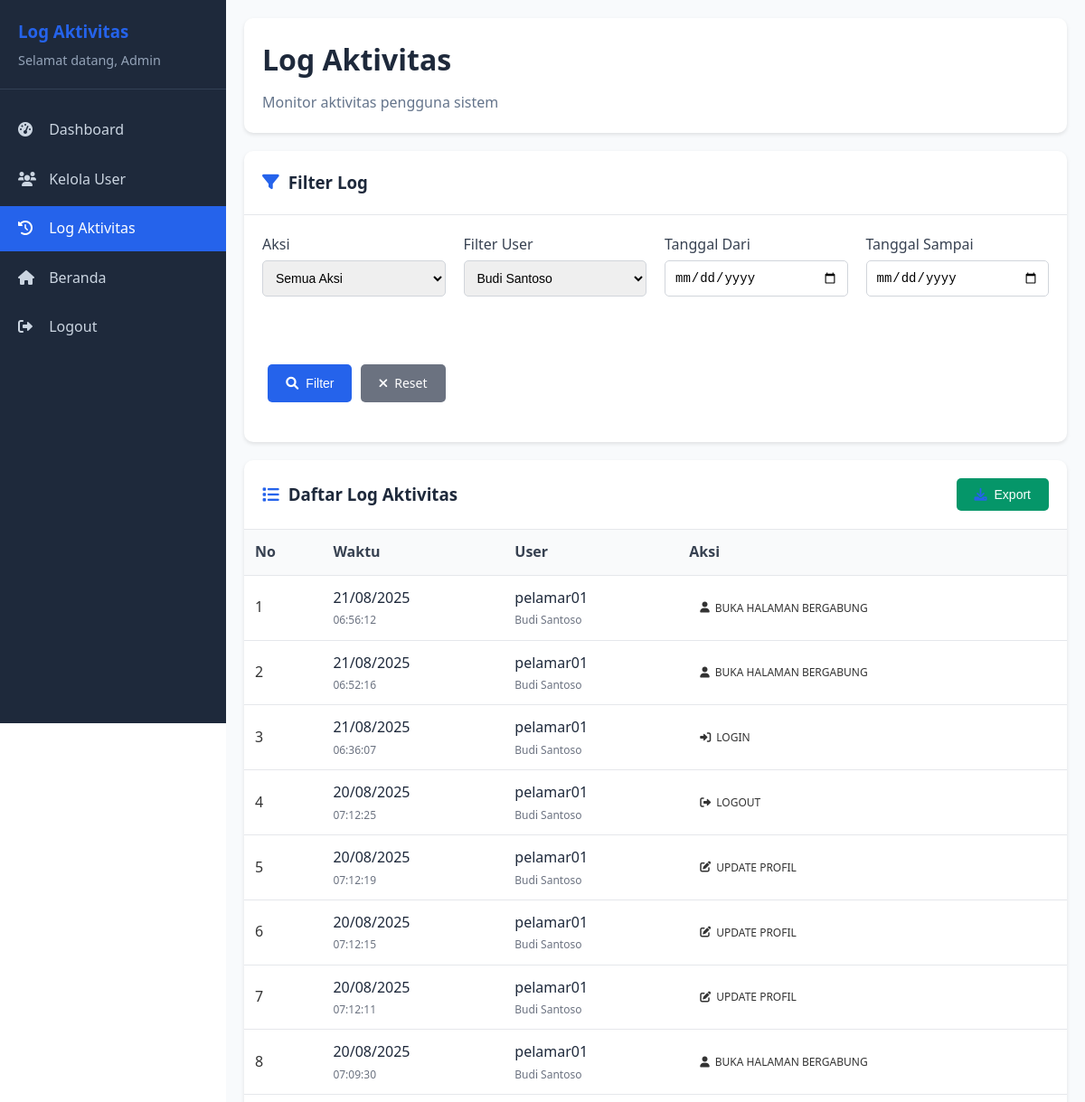
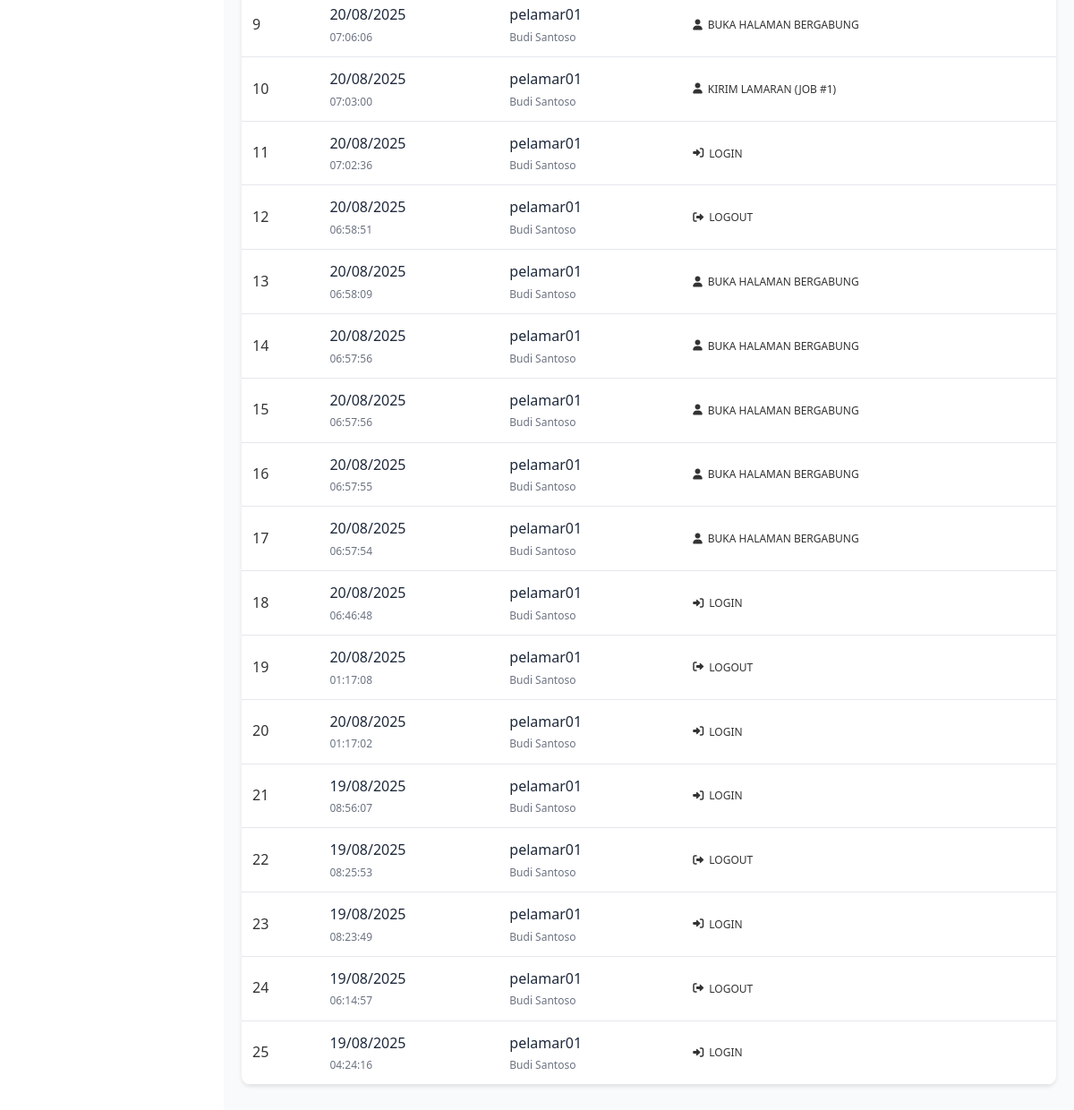
Page /admin/logs.php?user_id=2 (signed in) on the earlier database version (2 pictures, top to bottom).
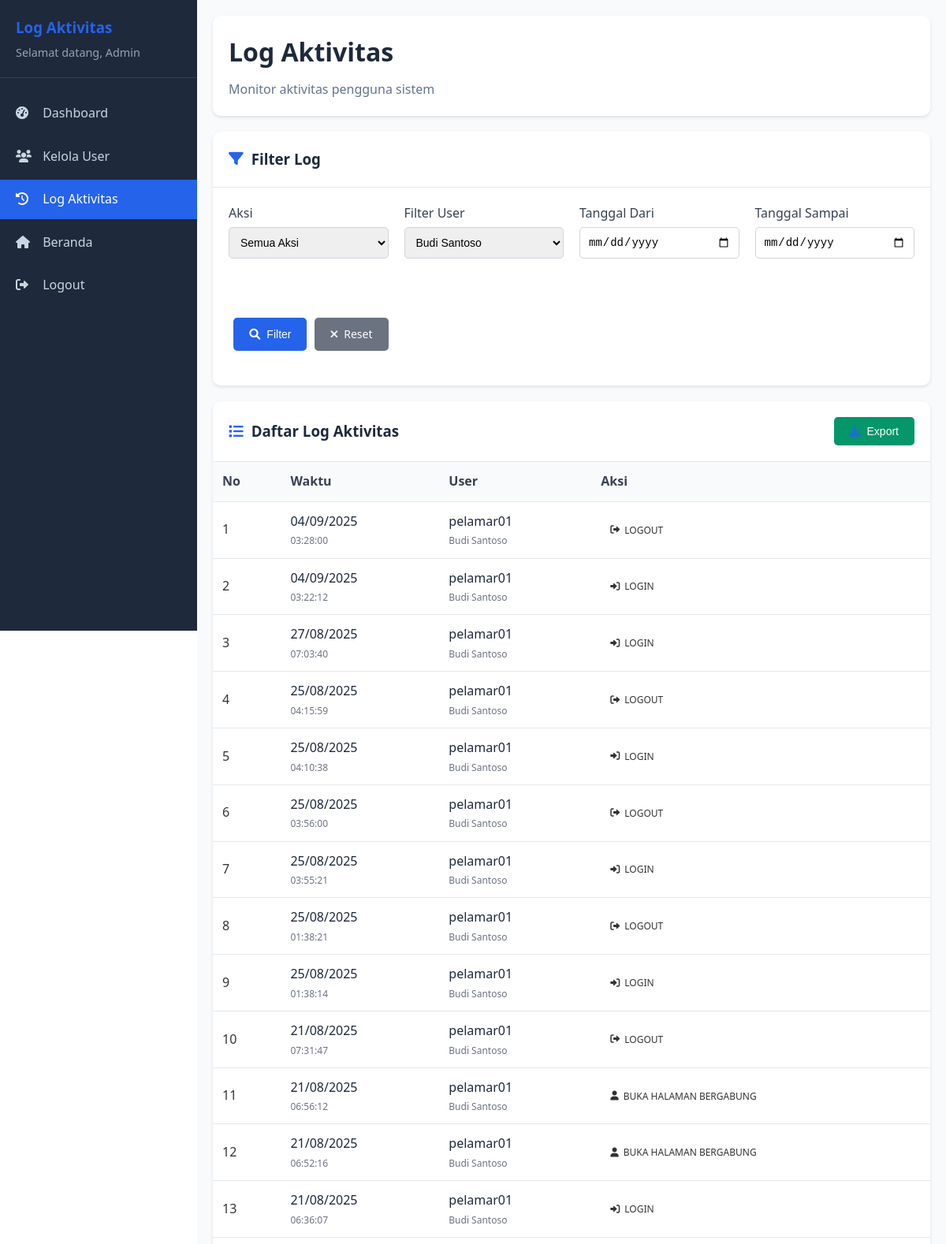
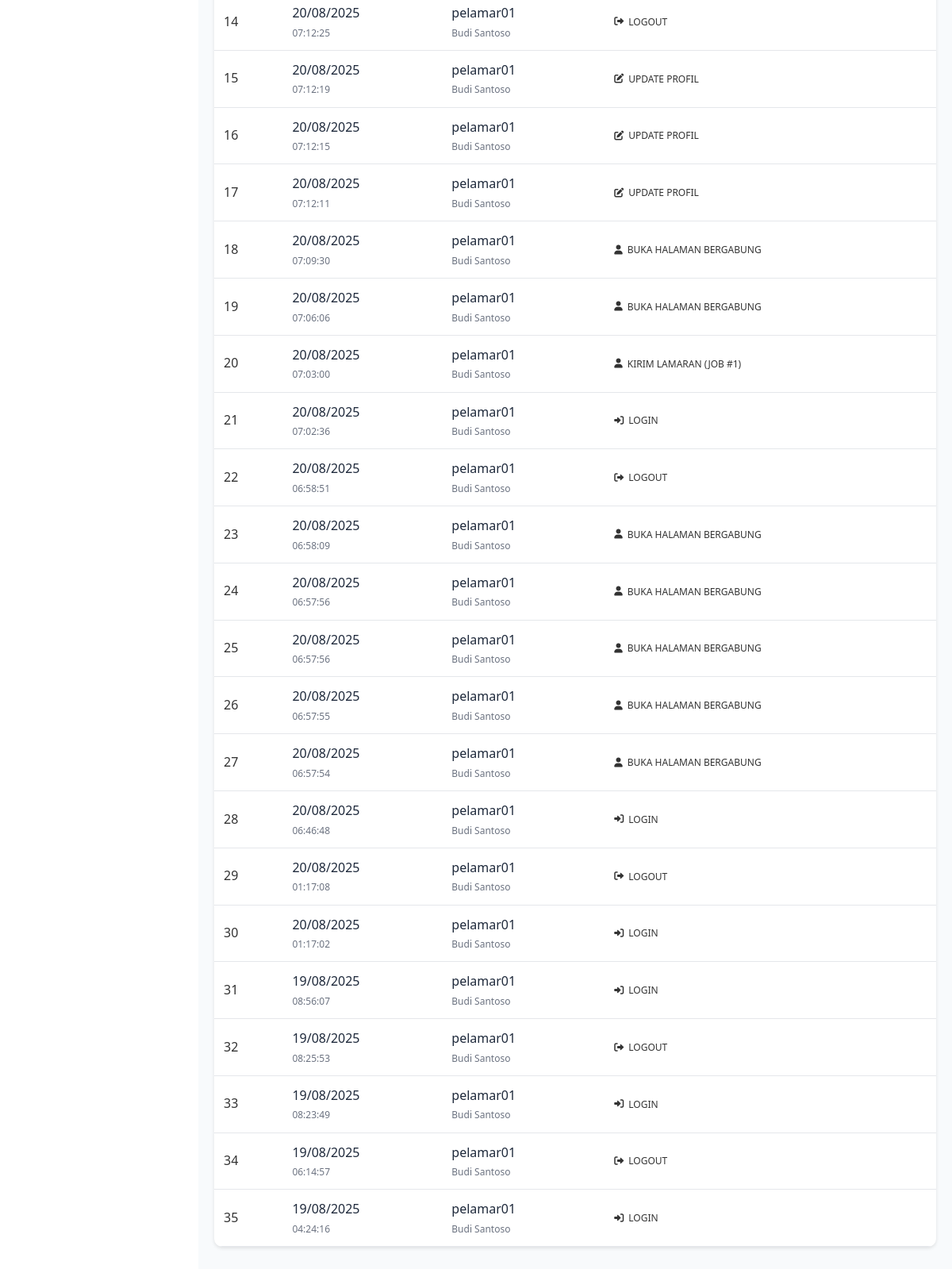
Same page on the later database version (2 pictures, top to bottom).
### tables this page shows
CREATE TABLE `log_aktivitas` (
  `log_id` int NOT NULL,
  `user_id` int DEFAULT NULL,
  `action` varchar(255) NOT NULL,
  `log_time` timestamp NULL DEFAULT CURRENT_TIMESTAMP
);

CREATE TABLE `users` (
  `user_id` int NOT NULL,
  `username` varchar(50) NOT NULL,
  `password` varchar(255) NOT NULL,
  `email` varchar(100) NOT NULL,
  `full_name` varchar(100) DEFAULT NULL,
  `role` enum('admin','pelamar','hrd','konten') DEFAULT 'pelamar',
  `status` enum('active','inactive') DEFAULT 'active',
  `created_at` timestamp NULL DEFAULT CURRENT_TIMESTAMP,
  `hapus` int NOT NULL DEFAULT '0'
);

### admin/logs.php (the view, shortened to what the changed rows need)
<?php
require_once '../connect/koneksi.php';
$user_filter = isset($_GET['user_id']) ? mysqli_real_escape_string($conn, $_GET['user_id']) : '';
$where_conditions = [];
$where_conditions[] = "1=1";
if ($user_filter) {
    $where_conditions[] = "l.user_id = '$user_filter'";
}
$where_clause = implode(' AND ', $where_conditions);
$logs_query = "SELECT l.*, u.username, u.full_name
               FROM log_aktivitas l
               LEFT JOIN users u ON l.user_id = u.user_id
               WHERE $where_clause
               ORDER BY l.log_time DESC";
$logs_result = mysqli_query($conn, $logs_query);
?>
<!DOCTYPE html>
<html lang="id">
<head>
    <link rel="stylesheet" href="../assets/css/common.css">
    <link rel="stylesheet" href="https://cdnjs.cloudflare.com/ajax/libs/font-awesome/6.0.0/css/all.min.css">
    <link rel="stylesheet" href="css/dashboard.css">
    <link rel="stylesheet" href="css/logs.css">
</head>
<body>
    <div class="dashboard-container">
        <div class="main-content">
            <div class="dashboard-header">
                <h1>Log Aktivitas</h1>
            </div>
            <div class="card">
                <div class="logs-table">
                    <table>
                        <thead>
                            <tr>
                                <th>No</th>
                                <th>Waktu</th>
                                <th>User</th>
                                <th>Aksi</th>
                            </tr>
                        </thead>
                        <tbody>
                            <?php if (mysqli_num_rows($logs_result) > 0): ?>
                                <?php $no = 1; ?>
                                <?php while ($log = mysqli_fetch_assoc($logs_result)): ?>
                                    <tr>
                                        <td><?php echo $no++; ?></td>
                                        <td>
                                            <div class="log-time">
                                                <div class="date"><?php echo date('d/m/Y', strtotime($log['log_time'])); ?></div>
                                                <div class="time"><?php echo date('H:i:s', strtotime($log['log_time'])); ?></div>
                                            </div>
                                        </td>
                                        <td>
                                            <div class="user-info">
                                                <div class="username"><?php echo htmlspecialchars($log['username'] ?: 'Unknown'); ?></div>
                                                <div class="full-name"><?php echo htmlspecialchars($log['full_name'] ?: 'N/A'); ?></div>
                                            </div>
                                        </td>
                                        <td>
                                            <span class="action-badge action-<?php echo strtolower($log['action']); ?>">
                                                <i class="fas fa-<?php echo getActionIcon($log['action']); ?>"></i>
                                                <?php echo htmlspecialchars($log['action']); ?>
                                            </span>
                                        </td>
                                    </tr>
                                <?php endwhile; ?>
                            <?php else: ?>
                                <tr>
                                    <td colspan="5" class="text-center">Tidak ada data log</td>
                                </tr>
                            <?php endif; ?>
                        </tbody>
                    </table>
                </div>
            </div>
        </div>
    </div>
</body>
</html>
<?php
function getActionIcon($action)
{
    $action_lower = strtolower($action);
    if (strpos($action_lower, 'login') !== false) return 'sign-in-alt';
    if (strpos($action_lower, 'logout') !== false) return 'sign-out-alt';
    if (strpos($action_lower, 'update') !== false || strpos($action_lower, 'edit') !== false) return 'edit';
    return 'user';
}
?>

Differences in the rows shown:
added log_aktivitas: log_time "04/09/2025", log_time "03:28:00", user.username "pelamar01", user.full_name "Budi Santoso", action "LOGOUT"
added log_aktivitas: log_time "04/09/2025", log_time "03:22:12", user.username "pelamar01", user.full_name "Budi Santoso", action "LOGIN"
added log_aktivitas: log_time "27/08/2025", log_time "07:03:40", user.username "pelamar01", user.full_name "Budi Santoso", action "LOGIN"
added log_aktivitas: log_time "25/08/2025", log_time "04:15:59", user.username "pelamar01", user.full_name "Budi Santoso", action "LOGOUT"
added log_aktivitas: log_time "25/08/2025", log_time "04:10:38", user.username "pelamar01", user.full_name "Budi Santoso", action "LOGIN"
added log_aktivitas: log_time "25/08/2025", log_time "03:56:00", user.username "pelamar01", user.full_name "Budi Santoso", action "LOGOUT"
added log_aktivitas: log_time "25/08/2025", log_time "03:55:21", user.username "pelamar01", user.full_name "Budi Santoso", action "LOGIN"
added log_aktivitas: log_time "25/08/2025", log_time "01:38:21", user.username "pelamar01", user.full_name "Budi Santoso", action "LOGOUT"
added log_aktivitas: log_time "25/08/2025", log_time "01:38:14", user.username "pelamar01", user.full_name "Budi Santoso", action "LOGIN"
added log_aktivitas: log_time "21/08/2025", log_time "07:31:47", user.username "pelamar01", user.full_name "Budi Santoso", action "LOGOUT"
